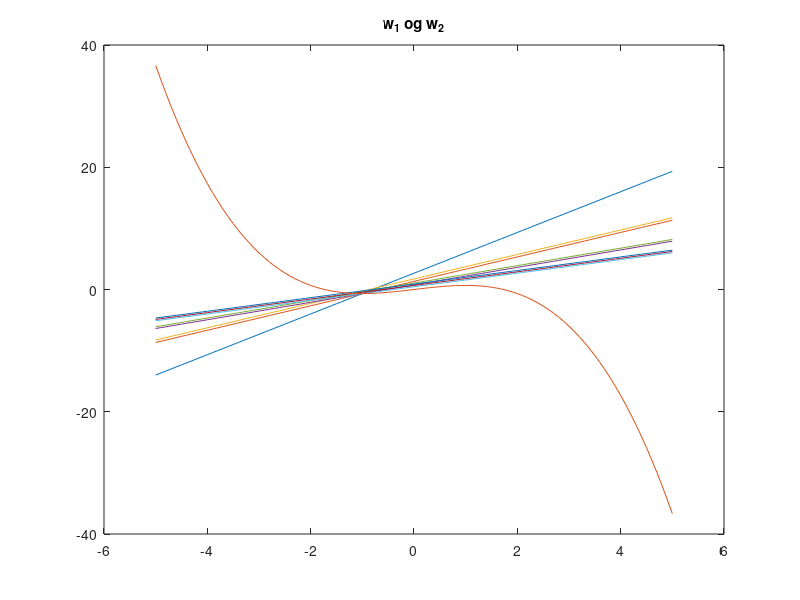
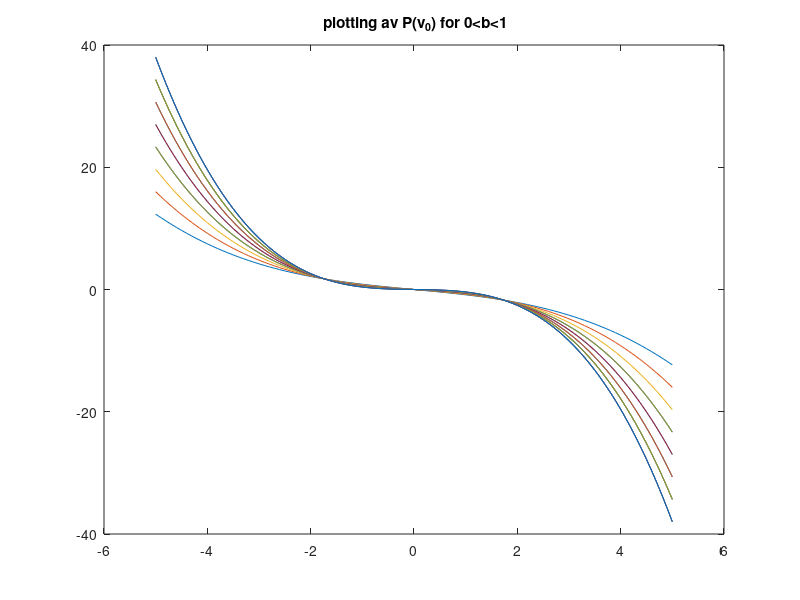

Write the MATLAB code that produced these figures, in order.
a = 0.5; b = 0.5; I = -40;
v = -5:0.1:5;
w_1 = v-(v.^3)/3;
% w_2 = v/b + a/b;
figure(1)
for b=0.1:0.2:0.9
    for a=1-(2*b)/3:0.2:0.9
     w_2 = v/b + a/b
     plot(v,w_2)
     hold on
    end
end
title('w_1 og w_2')
plot(v,w_1)

figure(2)
% hold on
% plot(v,w_2)
for b=0.1:0.1:0.9
    for a=1-(2*b)/3:0.2:0.9
     plot(v,(b-1)*v - b/3*v.^3)
     hold on
    end
end
title(' plotting av P(v_0) for 0<b<1')




